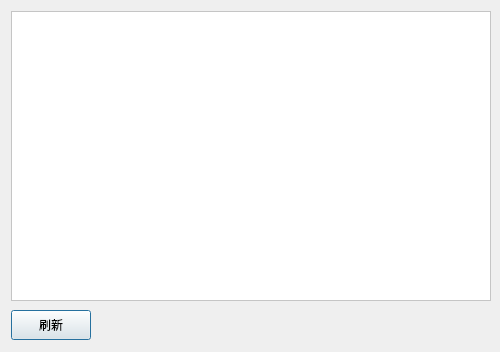
<?xml version="1.0" encoding="UTF-8"?>
<ui version="4.0">
 <class>DialogSerialportList</class>
 <widget class="QDialog" name="DialogSerialportList">
  <property name="geometry">
   <rect>
    <x>0</x>
    <y>0</y>
    <width>500</width>
    <height>352</height>
   </rect>
  </property>
  <property name="windowTitle">
   <string>系统串口列表</string>
  </property>
  <widget class="QPushButton" name="pushButtonRefresh">
   <property name="geometry">
    <rect>
     <x>11</x>
     <y>310</y>
     <width>80</width>
     <height>30</height>
    </rect>
   </property>
   <property name="text">
    <string>刷新</string>
   </property>
  </widget>
  <widget class="QTableView" name="tableView_serialportList">
   <property name="geometry">
    <rect>
     <x>11</x>
     <y>11</y>
     <width>480</width>
     <height>290</height>
    </rect>
   </property>
   <property name="styleSheet">
    <string notr="true">background-color: rgb(255, 255, 255);
color: rgb(0, 0, 0);</string>
   </property>
   <property name="selectionMode">
    <enum>QAbstractItemView::SingleSelection</enum>
   </property>
   <property name="selectionBehavior">
    <enum>QAbstractItemView::SelectRows</enum>
   </property>
   <property name="cornerButtonEnabled">
    <bool>false</bool>
   </property>
   <attribute name="verticalHeaderVisible">
    <bool>false</bool>
   </attribute>
  </widget>
 </widget>
 <resources/>
 <connections/>
</ui>
